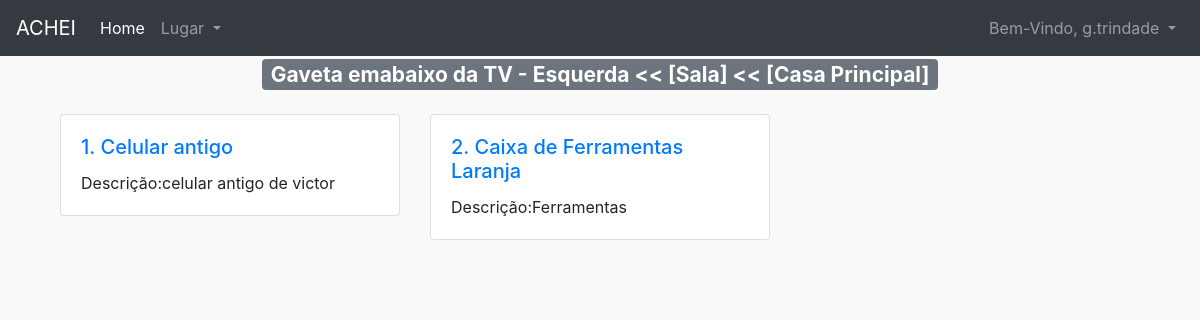
The page /compartimento/3/ (signed in) on the database its author committed.
### users/models.py (models this page shows)
class CustomUser(AbstractUser):
	age = models.PositiveIntegerField(null=True, blank=True)

### achei/models.py (models this page shows, shortened)
class Compartimento(models.Model):
	comodo = models.ForeignKey(Comodo, on_delete = models.CASCADE,)
	nome = models.CharField(max_length=300)
	descricao = models.TextField()
	autor = models.ForeignKey(get_user_model(), on_delete = models.CASCADE,)

class Comodo(models.Model):
	lugar = models.ForeignKey(Lugar, on_delete = models.CASCADE,)
	nome = models.CharField(max_length=300)
	descricao = models.TextField()
	autor = models.ForeignKey(get_user_model(), on_delete = models.CASCADE,)
	def __str__(self):
		return self.nome

class Lugar(models.Model):
	nome = models.CharField(max_length=300)
	descricao = models.TextField()
	autor = models.ForeignKey(get_user_model(), on_delete = models.CASCADE,)
	def __str__(self):
		return self.nome

class Objeto(models.Model):
	compartimento = models.ForeignKey(Compartimento, on_delete = models.CASCADE,)
	nome = models.CharField(max_length=300)
	descricao = models.TextField()
	autor = models.ForeignKey(get_user_model(), on_delete = models.CASCADE,)

### achei/views.py (the view)
# urls.py: path('compartimento/<int:pk>/', views.detalhe_compartimento, name="detalhe_compartimento"),
@login_required
def detalhe_compartimento(request, pk):
	compartimento = Compartimento.objects.get(pk=pk, autor = request.user)
	objetos = Objeto.objects.filter(compartimento_id=pk, autor = request.user)
	return render(request, 'detalhe_compartimento.html', {'compartimento': compartimento, 'objetos': objetos})

### templates/detalhe_compartimento.html
{% extends 'base.html' %}
{% block content %}
<div class="container">
	<div class="row">
	    <div class="col">
	    </div>
	    <div class="col">
	      <h3><span class="badge badge-secondary">{{ compartimento.nome }} << [{{ compartimento.comodo }}] << [{{ compartimento.comodo.lugar }}]</span></h3>
	    </div>
	    <div class="col">
	    </div>
	</div>
	<div class="row mr-0 ml-0">
	{% for objeto in objetos %}
	  <div class="col-sm-4 mt-3">
	    <div class="card">
	      <div class="card-body">
	        <h5 class="card-title"><a href="{% url 'detalhe_objeto' pk=objeto.pk %}">{{forloop.counter}}. {{ objeto.nome }}</a></h5>
	        <p class="card-text">Descrição:{{ objeto.descricao }}</p>
	      </div>
	    </div>
	  </div>
	  {% endfor %}
	</div>
</div>
{% endblock content %}

### templates/base.html (shortened to what this page needs)
<!doctype html>
<html lang="pt-br">
  <head>
    <link rel="stylesheet" href="https://maxcdn.bootstrapcdn.com/bootstrap/4.0.0/css/bootstrap.min.css">
    <link rel="stylesheet" href="https://stackpath.bootstrapcdn.com/font-awesome/4.7.0/css/font-awesome.min.css">
  </head>
  <body style="background-color: #f9f9f9;">
  	<nav class="navbar navbar-expand-lg navbar-dark bg-dark">
  <a class="navbar-brand" href="#">ACHEI</a>
  <div class="collapse navbar-collapse" id="navbarSupportedContent">
    <ul class="navbar-nav mr-auto">
      <li class="nav-item active">
        <a class="nav-link" href="/">Home</a>
      </li>
      <li class="nav-item dropdown">
        <a class="nav-link dropdown-toggle" href="#" id="navbarDropdown" role="button" data-toggle="dropdown" aria-haspopup="true" aria-expanded="false">
          Lugar
        </a>
      </li>
    </ul>
    {% if user.is_authenticated %}
          <ul class="navbar-nav ml-auto">
            <li class="nav-item">
              <a class="nav-link dropdown-toggle" href="#" id="userMenu" data-toggle="dropdown" aria-haspopup="true" aria-expanded="false">
                Bem-Vindo, {{ user.username }}
              </a>
            </li>
          </ul>
        {% endif %}
  </div>
</nav>
  	{% block content %}
  	{% endblock content %}
  </body>
</html>

### rows shown on the page
CustomUser: username "g.trindade"
Compartimento: nome "Gaveta emabaixo da TV - Esquerda", comodo "Sala", comodo.lugar "Casa Principal"
Objeto: nome "Celular antigo", descricao "celular antigo de victor"
Objeto: nome "Caixa de Ferramentas Laranja", descricao "Ferramentas"
